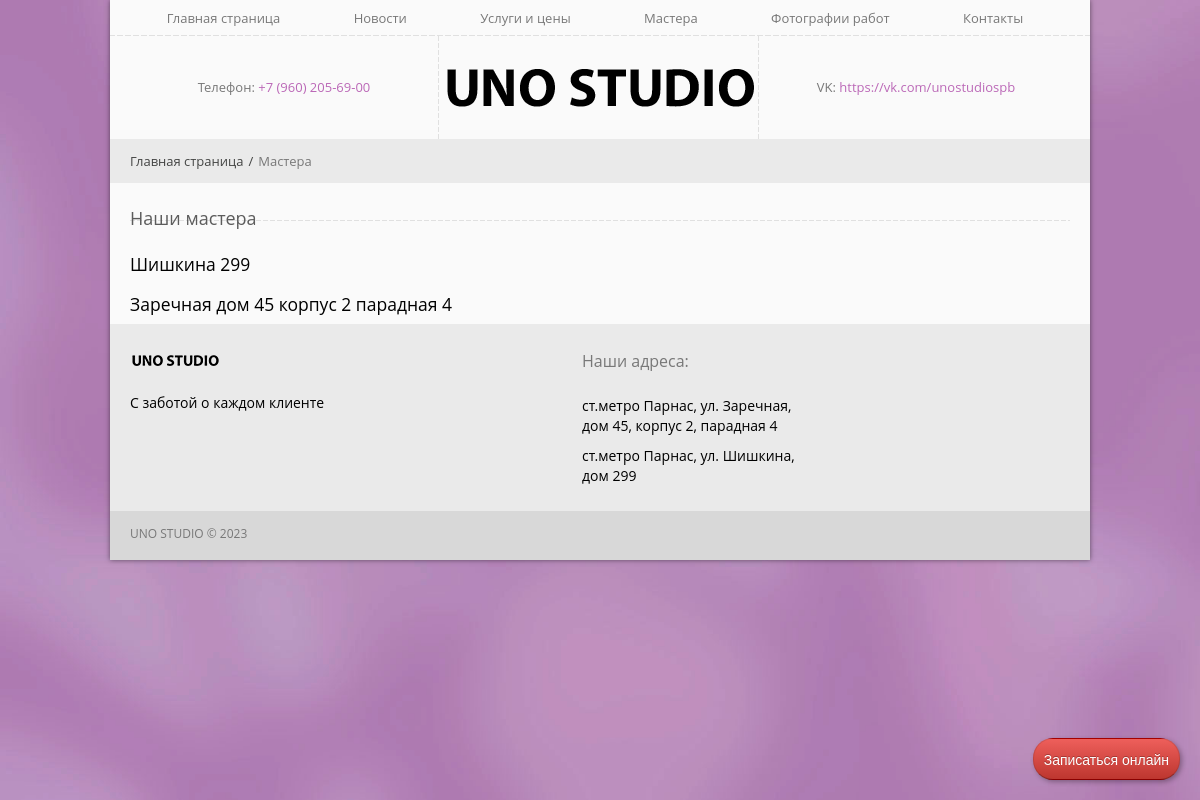
The app's page /masters/, older data.
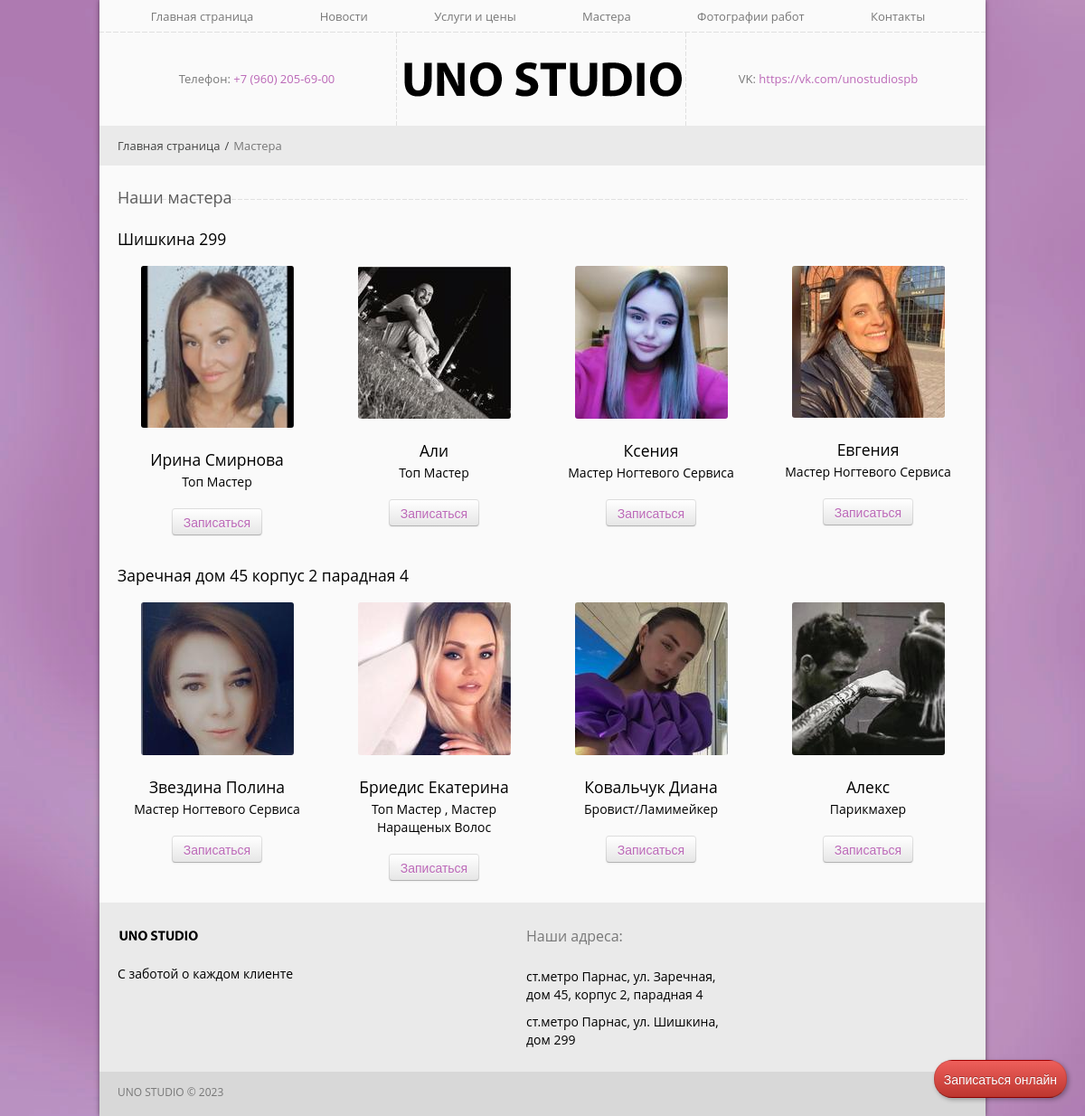
The same page, newer data.
### masters/models.py (models this page shows, shortened)
class Master(models.Model):
    LOCATION = (
        ('1', 'Шишкина'),
        ('2', 'Заречная')
    )
    photo = models.ImageField(upload_to='masters/images/', verbose_name='Выберите изображение')
    name = models.CharField(max_length=200, verbose_name='Введите имя мастера')
    specialization = models.TextField(verbose_name='Введите направление деятельности мастера')
    link = models.URLField(verbose_name='Ссылка на мастера')
    location = models.CharField(max_length=1, choices=LOCATION, verbose_name='Выберите место работы мастера')
    class Meta:
        verbose_name = 'Мастера'
        verbose_name_plural = 'Мастера'

### masters/views.py (the view)
# urls.py: path("masters/", views.masters, name='masters'),
def masters(request):
    master = Master.objects.order_by('name')
    master1 = Master.objects.filter(location='1')
    master2 = Master.objects.filter(location='2')
    masters_all = {
        'masters': master,
        'master1': master1,
        'master2': master2
    }
    return render(request, 'masters/masters.html', masters_all)

### masters/templates/masters/masters.html
{% extends 'discount/base.html' %}
{% load static %}
{% block content %}
<section>
<div class="breadcrumb">
				<div>
					<a href="{% url 'discount:index' %}">Главная страница</a><span>/</span>Мастера
				</div>
			</div>
<h2 class="title">Наши мастера</h2>
                    <h4>Шишкина 299</h4>
                	<div class="row">
                        {% for master in master1 %}
                        <div class="span3">
                            <div class="profile">
                            	<img alt="" src="{{ master.photo.url }}">
                                <h4>{{ master.name }}</h4>
                                <div class="profile_title">{{ master.specialization }}</div>
                                    <div class="btn-group" style="margin: 9px 0;">
                                        <button class="btn"><a href="{{ master.link }}" target="_blank">Записаться</a></button>
                                    </div>
                            </div>
                        </div>
                        {% endfor %}
                    </div>
                    <h4>Заречная дом 45 корпус 2 парадная 4</h4>
                	<div class="row">
                        {% for master in master2 %}
                        <div class="span3">
                            <div class="profile">
                            	<img alt="" src="{{ master.photo.url }}">
                                <h4>{{ master.name}}</h4>
                                <div class="profile_title">{{ master.specialization }}</div>
                                <div class="btn-group" style="margin: 9px 0;">
                                        <button class="btn"><a href="{{ master.link }}">Записаться</a></button>
                                </div>
                            </div>
                        </div>
                        {% endfor %}
                    </div>
</section>
{% endblock %}

### discount/templates/discount/base.html (shortened to what this page needs)
{% load static %}
<!DOCTYPE html>
<html lang="en">
<head>
<link rel="stylesheet" href="{% static 'css/style.css' %}">
<link rel="stylesheet" href="{% static 'css/prettyPhoto.css' %}">
<link rel="stylesheet" href="{% static 'css/camera.css' %}">
<link rel="stylesheet" href="{% static 'css/bootstrap.css' %}">
<link rel="stylesheet" href="{% static 'css/theme.css' %}">
<link rel="stylesheet" href="{% static 'css/bootstrap-responsive.css' %}">
<link rel="stylesheet" href="{% static 'css/tango/skin.css' %}">
</head>
<body>
<div class="container box_shadow">
	<div class="header">
		<div class="wrap">
			<div class="navbar navbar_ clearfix">
				<div class="container menu_bg">
					<nav class="main_menu">
						<div class="menu_wrap">
							<ul class="nav sf-menu">
								<li class=""><a href="{% url 'discount:index' %}">Главная страница</a></li>
								<li class=""><a href="{% url 'news:news' %}">Новости</a></li>
								<li class=""><a href="{% url 'services:services' %}">Услуги и цены</a></li>
								<li class=""><a href="{% url 'masters:masters' %}">Мастера</a></li>
								<li class=""><a href="{% url 'additional:photos' %}">Фотографии работ</a></li>
								<li class=""><a href="{% url 'additional:contacts' %}">Контакты</a></li>
							</ul>
						</div>
					</nav>
				</div>
			</div>
			<div class="container">
				<div class="phone_block">Телефон: <span>+7 (960) 205-69-00</span></div>
				<div class="logo"><a href="{% url 'discount:index' %}"><img src="{% static 'image/logo.png' %}" alt="" /></a></div>
				<div class="email_block">VK: <a href="https://vk.com/unostudiospb" target="_blank">https://vk.com/unostudiospb</a></div>
			</div>
		</div>
	</div>
{% block content %}
{% endblock %}
		<div id="footer">
			<div class="wrap">
				<div>
					<div class="row">
						<div class="span4">
							<a class="foot_logo" href="{% url 'discount:index' %}" alt=""><img src="{% static 'image/foot_logo.png' %}"/></a>
							<h5>С заботой о каждом клиенте</h5>
						</div>
						<div class="span3">
							<h2 class="title">Наши адреса:</h2>
							<h5 class="title" >ст.метро Парнас, ул. Заречная, дом 45, корпус 2, парадная 4</h5>
							<h5 class="title" >ст.метро Парнас, ул. Шишкина, дом 299</h5>
						</div>
					</div>
				</div>
			</div>
		</div>
	    <div class="footer_bottom">
				<div class="wrap">
					<div class="container">
						<div class="fleft copyright">UNO STUDIO &copy; 2023</div>
					</div>
				</div>
		</div>
</div>
<button id="floating-button" class="btn btn-danger"><a href="#">Записаться онлайн</a></button>
</body>
</html>

### discount/static/css/style.css (style rules this page uses)
#floating-button { position: fixed; bottom: 20px; right: 20px; background-color: #b70000; color: #fff; padding: 10px; border-radius: 20px; box-shadow: 2px 2px 5px rgba(0,0,0,0.3); cursor: pointer; z-index: 9999; }
#floating-button a { color: #fff; text-decoration: none; }

### discount/static/css/theme.css (style rules this page uses)
a, input, select, textarea { outline:none !important; -webkit-appearance: none; -webkit-border-radius: 0; }
a { color:#bb68b7; transition: all 0.2s ease-in-out; -webkit-transition: all 0.2s ease-in-out; }
body { overflow-x:hidden; position:relative; margin: 0; padding:0; font-family: 'Open Sans', sans-serif; font-weight:400; font-size: 13px; line-height: 20px; color: black; background-attachment: fixed; background-image: url(../image/bg.jpg); background-position: 0 0 !important; background-size:cover; background-repeat: no-repeat; }
.navbar { margin:0; }
.box_shadow { background:#fafafa; padding:0 20px; box-shadow:0 0 5px rgba(0,0,0,0.5); }
.header { padding: 0 20px; margin: 0 -20px; }
.fleft { float:left; }
img { outline:0; vertical-align:top; }
.logo { display:inline-block; width:321px; text-align:center; background:url(../image/logo_bg.png) repeat-y left top, url(../image/logo_bg.png) repeat-y right top; }
.logo img { max-width:100%; }
.email_block { float:right; width:308px; padding:41px 0 0; text-align:center; line-height:20px; font-size:13px; color:#787878; }
.phone_block { float:left; width:308px; padding:41px 0 0; text-align:center; line-height:20px; font-size:13px; color:#787878; }
.email_block a, .phone_block span { color:#bb68b7; }
.container.menu_bg { background:url(../image/menu_bg.png) repeat-x left bottom; margin:0 -20px; padding:0 20px; }
.navbar .nav { float:none; text-align:center; }
.menu_wrap .nav li { float:none; margin: 0; padding: 0; position: relative; display:inline-block; }
.menu_wrap .nav li:first-child { border-left: 0; padding-left:0; }
.menu_wrap .nav li a:focus, .menu_wrap .nav li a { position:relative; z-index:10; padding:0 35px; text-transform: none; line-height:36px; color: #787878; font-size:13px; text-align:left; text-shadow: none; }
h1 small, h2 small, h3 small, h4 small, h5 small, h6 small, h1, h2, h3, h4, h5, h6 { font-weight:400; color:black; }
h2.title { padding:0; margin:0 0 20px 0; text-transform:none; line-height:31px; font-size:18px; color:#5c5c5c; background:url(../image/h2_bg.png) repeat-x; }
[class*="span"] { margin-bottom:15px; }
[class*="span"] img, [class*="span"] iframe { max-width:100%; }
ul, .follow_us ul, #footer ul { padding:0; margin:0; list-style:none; }
#footer { position:relative; margin:0 -20px; padding:22px 20px 0; background:#eaeaea; color:#989898; }
#footer a { color:#444544; }
#footer h2.title { margin-bottom:20px; background:none; border-bottom: 0; text-transform:none; line-height:30px; color:#787878; font-size:16px; }
a.foot_logo { display:block; margin:0 0 18px; }
.footer_bottom { margin:0 -20px; background:#d8d8d8; padding:13px 0 16px; }
.copyright { padding:0; font-size:12px; color:#787878; }
.breadcrumb { border-radius: 0; background: #eaeaea; padding: 12px 0; margin:0 -20px 20px; list-style: none; color:#787878; }
.breadcrumb span { color:#444544; padding:0 5px; }
.breadcrumb a { padding-left:20px; color:#444544; }
.profile { text-align:center; }
.profile_title { font-size: 14px; margin:-5px 0 10px; font-family: 'Open Sans', sans-serif; font-weight:400; }
.profile img { margin:10px auto 15px auto; width:169px; border-radius:3px; }

Row changes from the older to the newer data that the page shows:
added Master: photo (picture), name "Ирина Смирнова", specialization "Топ Мастер", shown under "Шишкина 299"
added Master: photo (picture), name "Али", specialization "Топ Мастер", shown under "Шишкина 299"
added Master: photo (picture), name "Ксения", specialization "Мастер Ногтевого Сервиса", shown under "Шишкина 299"
added Master: photo (picture), name "Евгения", specialization "Мастер Ногтевого Сервиса", shown under "Шишкина 299"
added Master: photo (picture), name "Звездина Полина", specialization "Мастер Ногтевого Сервиса", shown under "Заречная дом 45 корпус 2 парадная 4"
added Master: photo (picture), name "Бриедис Екатерина", specialization "Топ Мастер , Мастер Наращеных Волос", shown under "Заречная дом 45 корпус 2 парадная 4"
added Master: photo (picture), name "Ковальчук Диана", specialization "Бровист/Ламимейкер", shown under "Заречная дом 45 корпус 2 парадная 4"
added Master: photo (picture), name "Алекс", specialization "Парикмахер", shown under "Заречная дом 45 корпус 2 парадная 4"
